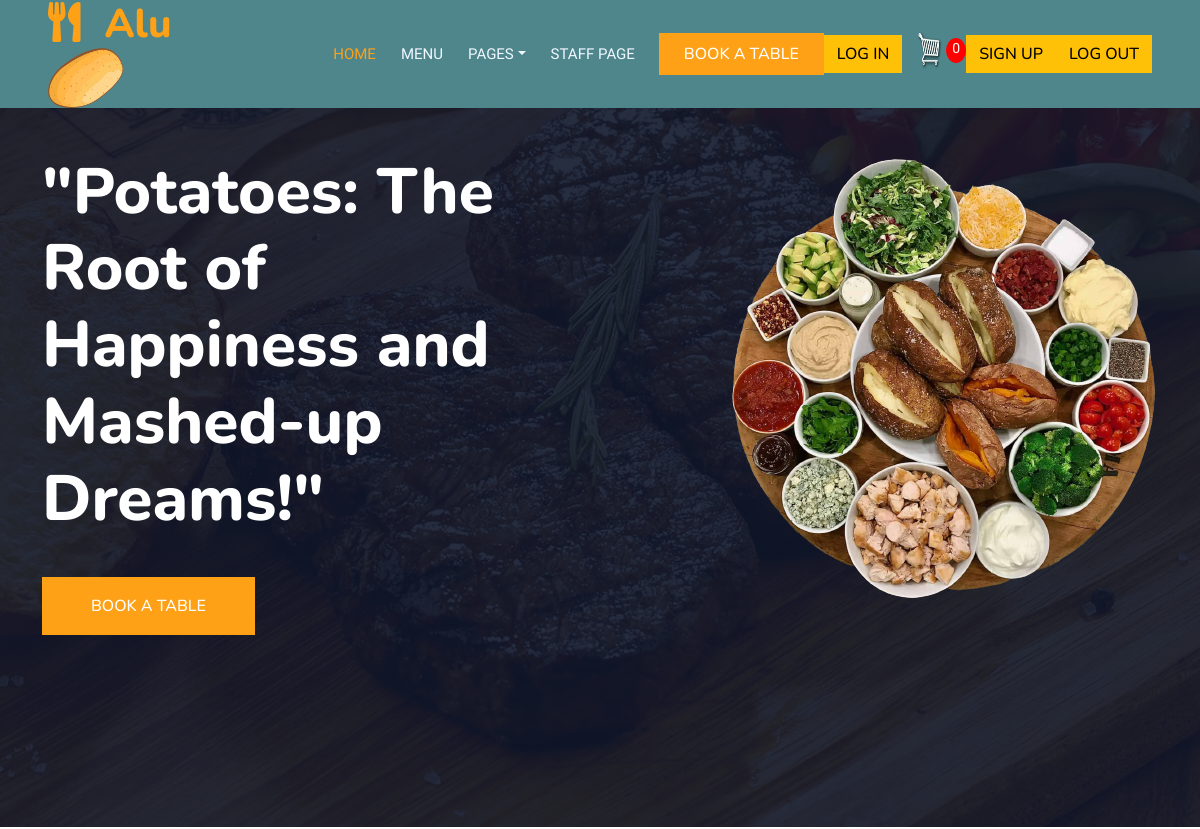
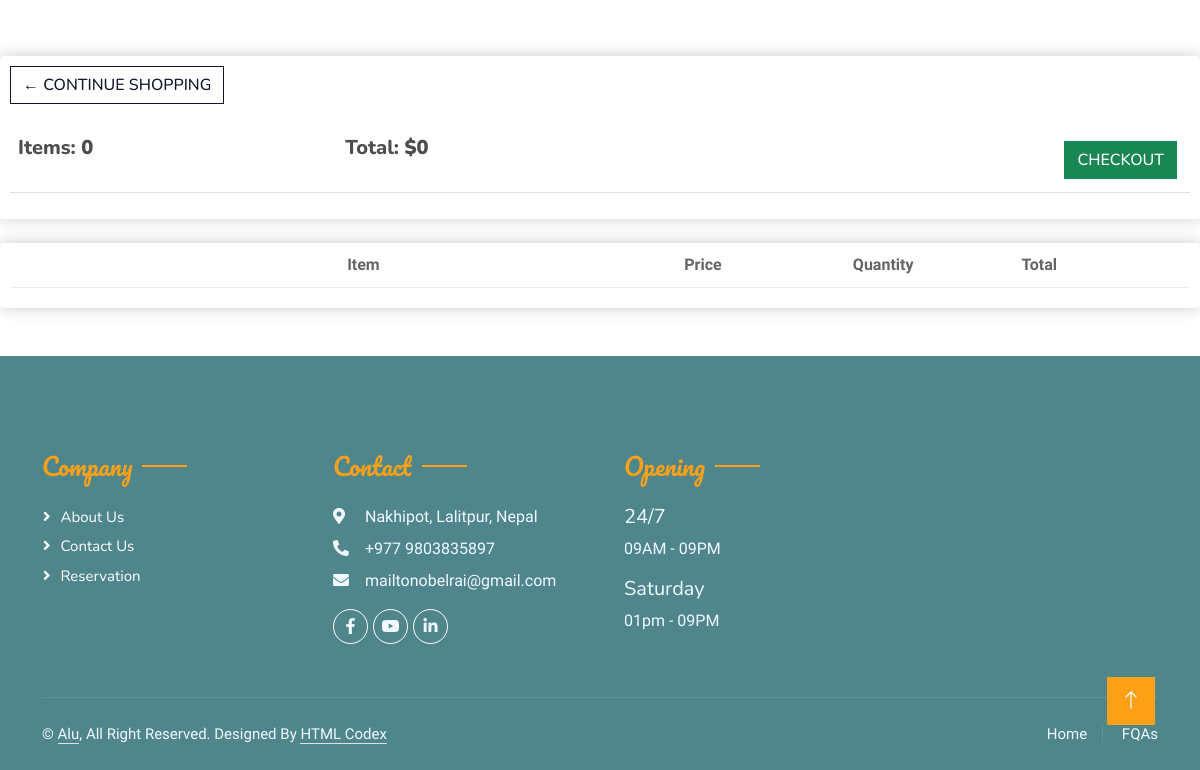
/cart/ (signed in), run on an earlier commit of the app's database (2 pictures, top to bottom).
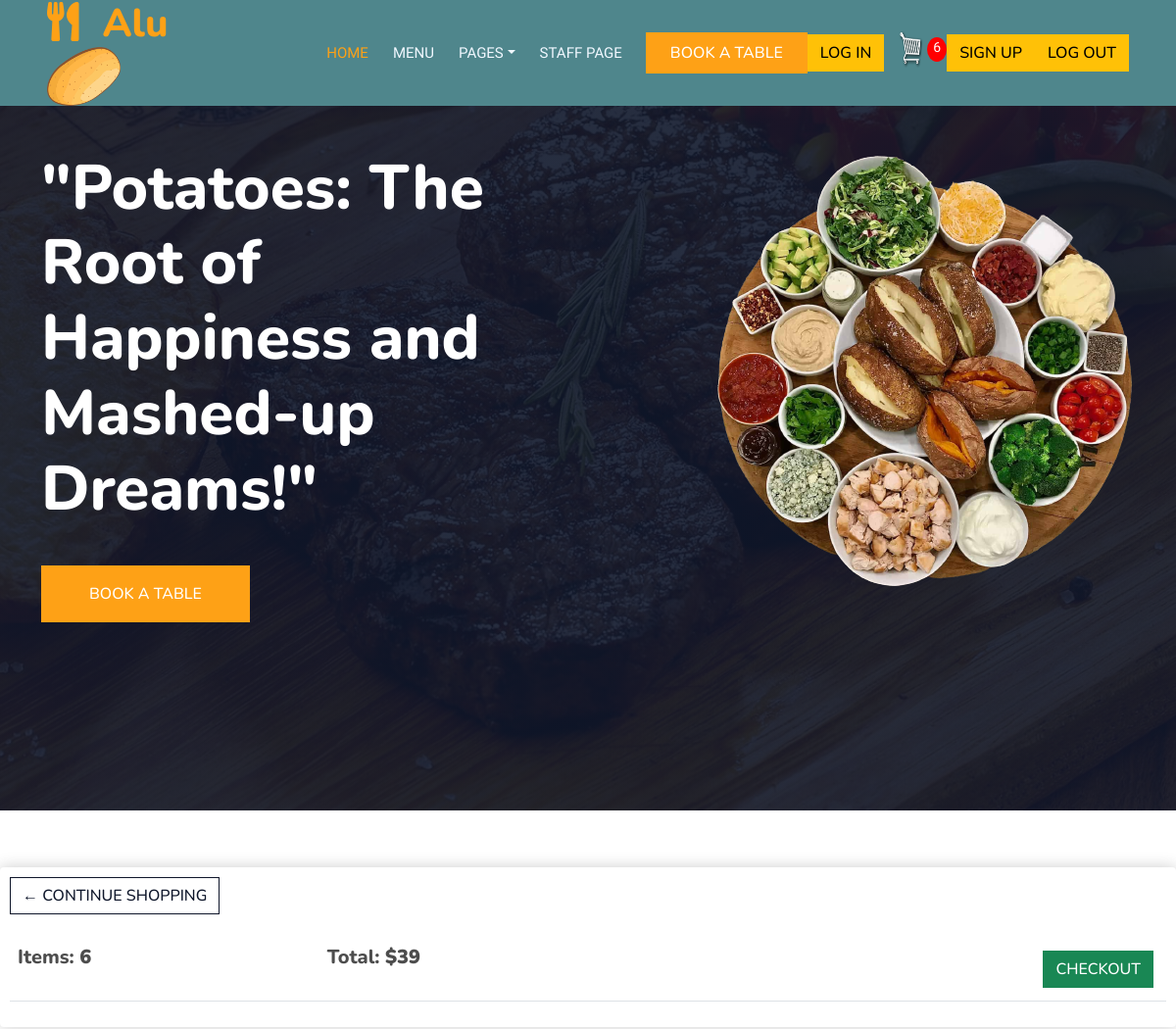
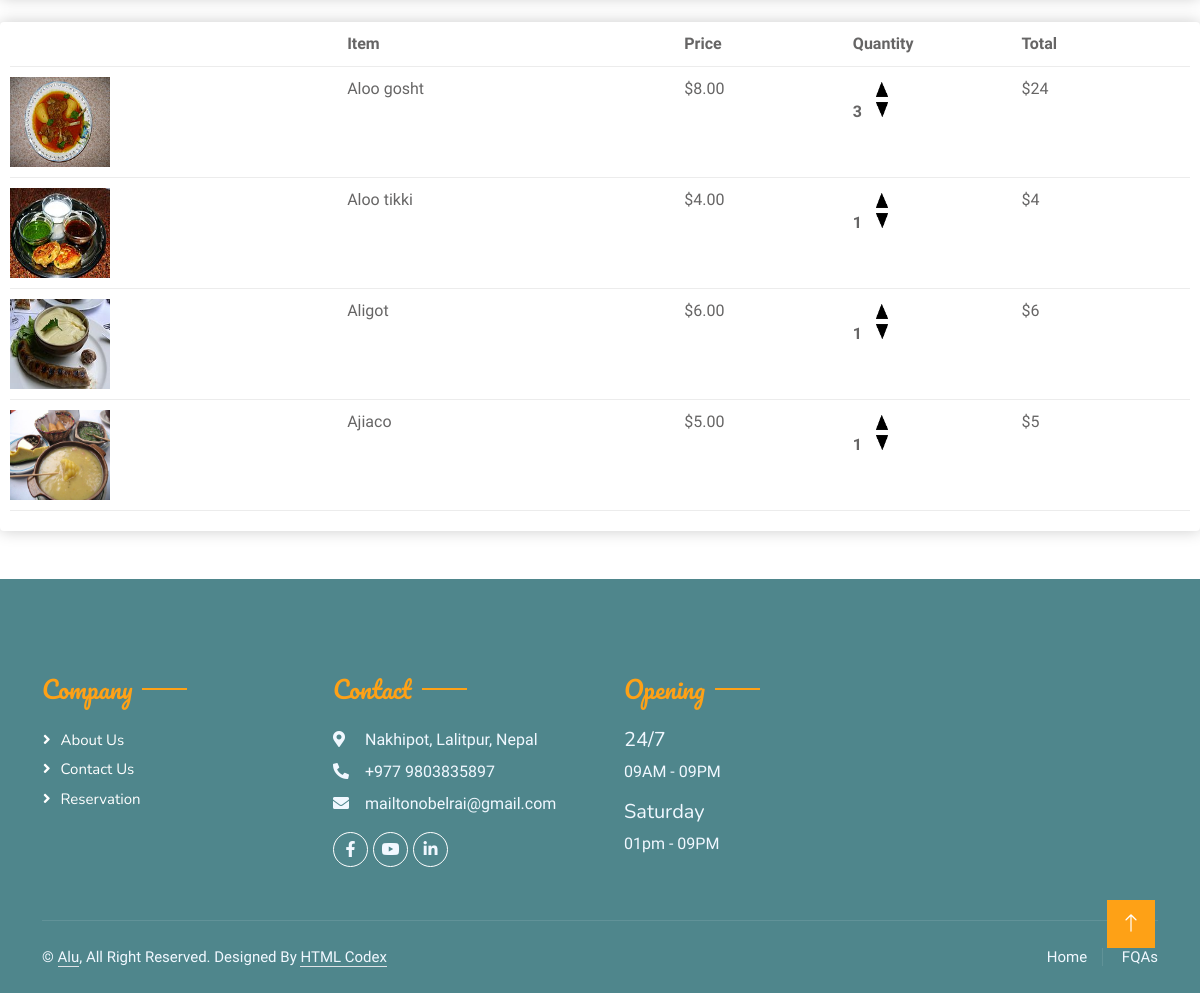
And on a later commit of the database (2 pictures, top to bottom).
### home/models.py (models this page shows, shortened)
class Order(models.Model):
    customer = models.ForeignKey(Customer, on_delete=models.SET_NULL, null=True, blank=True)
    date_ordered = models.DateTimeField(auto_now_add=True)
    complete = models.BooleanField(default=False)
    transaction_id = models.CharField(max_length=100, null=True)
    @property
    def get_cart_total(self):
        order_items = self.orderitem_set.all()
        total = sum([item.get_total for item in order_items])
        return total
    @property
    def get_cart_items(self):
        order_items = self.orderitem_set.all()
        total = sum([item.quantity for item in order_items])
        return total

class OrderItem(models.Model):
    product = models.ForeignKey(Items, on_delete=models.SET_NULL, blank=True, null=True)
    order = models.ForeignKey(Order, on_delete=models.SET_NULL, null=True, blank=True)
    quantity = models.IntegerField(default=0, null=True, blank=True)
    date_added = models.DateTimeField(auto_now_add=True)
    @property
    def get_total(self):
        return self.quantity * self.product.price

class Items(models.Model):
    name = models.CharField(max_length=20)
    price = models.IntegerField()
    image = models.ImageField(null=True, blank=True, upload_to="images/")
    digital = models.BooleanField(default=False)

### home/views.py (the view, shortened to what this page needs)
# urls.py: path("cart/", cart, name="cart"),
def cart(request):
    if request.user.is_authenticated:
        customer = request.user.customer
        order, created = Order.objects.get_or_create(customer=customer, complete=False)
        items = order.orderitem_set.all()
        cart_items = order.get_cart_items
    context = {"items": items, "order": order, "cart_items":cart_items}
    return render(request, 'cart.html', context)

### template/cart.html
{% extends 'base.html' %}
{% load static %}
{% block myblock %}
    <div class="row">
        <div class="col-lg-12">
            <div class="box-element">
                <a class="btn btn-outline-dark" href="{% url 'menu' %}">&#x2190; Continue Shopping</a><br><br>
                <table class="table">
                    <tr>
                        <th><h5>Items: <strong>{{ order.get_cart_items }}</strong></h5></th>
                        <th><h5>Total: <strong>${{ order.get_cart_total }}</strong></h5></th>
                        <th>
                            <a class="btn btn-success" style="float:
                            right; margin: 5px;" href="{% url 'checkout' %}">
                                Checkout
                            </a>
                        </th>
                    </tr>
                </table>
            </div>
            <br>
            <div class="box-element">
                <div class="cart-row">
                    <div style="flex: 2"></div>
                    <div style="flex: 2"><strong>Item</strong></div>
                    <div style="flex: 1"><strong>Price</strong></div>
                    <div style="flex: 1"><strong>Quantity</strong></div>
                    <div style="flex: 1"><strong>Total</strong></div>
                </div>
                {% for item in items %}
                    <div class="cart-row">
                    {% if item.product.image %}
                        <div style="flex: 2"><img class="row-image" src='{{ item.product.image.url }}' style="height: 90px"></div>
                    {% else %}
                        <div style="flex: 2"><img class="row-image" src='{{ item.product.imageURL }}' style="height: 90px"></div>
                    {% endif %}
                        <div style="flex: 2">{{ item.product.name }}</div>
                        <div style="flex: 1">${{ item.product.price|floatformat:2 }}</div>
                        <div style="flex: 1">
                            <p class="quantity">{{ item.quantity }}</p>
                            <div class="quantity">
                                <img data-product='{{ item.product.id }}' class="chg-quantity update-cart" data-action="add"
                                     src="{% static  'img/arrow-up.png' %} "width="15" height="15">
                                <img data-product='{{ item.product.id }}' class="chg-quantity update-cart" data-action="remove"
                                     src="{% static  'img/arrow-down.png' %}"width="15" height="15">
                            </div>
                        </div>
                        <div style="flex: 1">${{item.get_total }}</div>
                    </div>
                {% endfor %}
            </div>
        </div>
    </div>
{% endblock %}

### template/base.html (shortened to what this page needs)
<!DOCTYPE html>
{% load static %}
<html lang="en">
<head>
    <link rel="stylesheet" href="https://cdn.jsdelivr.net/npm/bootstrap-icons@1.10.5/font/bootstrap-icons.css">
    <link href="https://cdnjs.cloudflare.com/ajax/libs/font-awesome/5.10.0/css/all.min.css" rel="stylesheet">
    <link href="{% static 'lib/animate/animate.min.css' %}" rel="stylesheet">
    <link href="{% static 'lib/owlcarousel/assets/owl.carousel.min.css' %}" rel="stylesheet">
    <link href="{% static 'lib/tempusdominus/css/tempusdominus-bootstrap-4.min.css' %}" rel="stylesheet" />
    <link href="{% static 'css/bootstrap.min.css' %}" type="text/css" rel="stylesheet">
    <link href="{% static 'css/style.css' %}" type="text/css" rel="stylesheet">
        <link href="{% static 'css/main.css' %}" type="text/css" rel="stylesheet">
</head>
<body>
    <div class="container-xxl bg-white p-0">
        <div class="container-xxl position-relative p-0">
            <nav class="navbar navbar-expand-lg navbar-dark bg-dark px-4 px-lg-5 py-3 py-lg-0">
                <a href="" class="navbar-brand p-0">
                    <h1 class="text-primary m-0"><i class="fa fa-utensils me-4"></i>Alu</h1>
                     <img src="{% static 'img/p2.png' %}" alt="Logo">
                </a>
                <div class="collapse navbar-collapse" id="navbarCollapse">
                    <div class="navbar-nav ms-auto py-0 pe-4">
                        <a href="{% url 'index' %}" class="nav-item nav-link active">Home</a>
                        <a href="{% url 'menu' %}" class="nav-item nav-link">Menu</a>
                        <div class="nav-item dropdown">
                            <a href="#" class="nav-link dropdown-toggle" data-bs-toggle="dropdown">Pages</a>
                        </div>
                        <a href="{% url 'staff_page' %}" class="nav-item nav-link">Staff Page</a>
                    </div>
                    <a href="{% url 'booking' %}" class="btn btn-primary py-2 px-4">Book A Table</a>
                    <a href = "{% url 'login' %}" class = "btn btn-warning" style="float: right">Log In</a>
                       <a href="{% url 'cart' %}">
                    <img src="{% static 'img/cart.png' %}" id="cart-icon"width="40" height="40">
                    <p id="cart-total">{{ cart_items }}</p>
                </a>
                    <a href = "{% url 'register' %}" class = "btn btn-warning" style="float: right">Sign up</a>
                    <a href = "{% url 'logout' %}" class = "btn btn-warning" style="float: right">Log Out</a>
                </div>
            </nav>
            <div class="container-xxl py-5 bg-dark hero-header mb-5">
                <div class="container my-5 py-5">
                    <div class="row align-items-center g-5">
                        <div class="col-lg-6 text-center text-lg-start">
                            <h1 class="display-3 text-white animated slideInLeft">"Potatoes: The Root of Happiness and Mashed-up Dreams!"</h1>
                            <p class="text-white animated slideInLeft mb-4 pb-2"> </p>
                            <a href="{% url 'booking' %}" class="btn btn-primary py-sm-3 px-sm-5 me-3 animated slideInLeft">Book A Table</a>
                        </div>
                        <div class="col-lg-6 text-center text-lg-end overflow-hidden">
                            <img class="img-fluid" src="{% static 'img/rp.png' %}" alt="">
                        </div>
                    </div>
                </div>
            </div>
        </div>
{% block myblock %}
{% endblock %}
        <div class="container-fluid bg-dark text-light footer pt-5 mt-5 wow fadeIn" data-wow-delay="0.1s">
            <div class="container py-5">
                <div class="row g-5">
                    <div class="col-lg-3 col-md-6">
                        <h4 class="section-title ff-secondary text-start text-primary fw-normal mb-4">Company</h4>
                        <a class="btn btn-link" href="{% url 'about' %}">About Us</a>
                        <a class="btn btn-link" href="{% url 'contact' %}">Contact Us</a>
                        <a class="btn btn-link" href="{% url 'booking' %}">Reservation</a>
                    </div>
                    <div class="col-lg-3 col-md-6">
                        <h4 class="section-title ff-secondary text-start text-primary fw-normal mb-4">Contact</h4>
                        <p class="mb-2"><i class="fa fa-map-marker-alt me-3"></i> Nakhipot, Lalitpur, Nepal</p>
                        <p class="mb-2"><i class="fa fa-phone-alt me-3"></i>+977 9803835897</p>
                        <p class="mb-2"><i class="fa fa-envelope me-3"></i>mailtonobelrai@gmail.com</p>
                        <div class="d-flex pt-2">
                            <a class="btn btn-outline-light btn-social" href=""><i class="fab fa-facebook-f"></i></a>
                            <a class="btn btn-outline-light btn-social" href=""><i class="fab fa-youtube"></i></a>
                            <a class="btn btn-outline-light btn-social" href=""><i class="fab fa-linkedin-in"></i></a>
                        </div>
                    </div>
                    <div class="col-lg-3 col-md-6">
                        <h4 class="section-title ff-secondary text-start text-primary fw-normal mb-4">Opening</h4>
                        <h5 class="text-light fw-normal">24/7</h5>
                        <p>09AM - 09PM</p>
                        <h5 class="text-light fw-normal">Saturday</h5>
                        <p>01pm - 09PM</p>
                    </div>
                </div>
            </div>
            <div class="container">
                <div class="copyright">
                    <div class="row">
                        <div class="col-md-6 text-center text-md-start mb-3 mb-md-0">
                            &copy; <a class="border-bottom" href="#">Alu</a>, All Right Reserved.
							Designed By <a class="border-bottom" href="https://htmlcodex.com">HTML Codex</a>
                        </div>
                        <div class="col-md-6 text-center text-md-end">
                            <div class="footer-menu">
                                <a href="{% url 'index' %}">Home</a>
                                <a href="{% url 'contact' %}">FQAs</a>
                            </div>
                        </div>
                    </div>
                </div>
            </div>
        </div>
        <a href="#" class="btn btn-lg btn-primary btn-lg-square back-to-top"><i class="bi bi-arrow-up"></i></a>
    </div>
</body>
</html>

### static/css/style.css (style rules this page uses)
:root { --primary: #FEA116; --light: #F1F8FF; --dark: #0F172B; }
.ff-secondary { font-family: 'Pacifico', cursive; }
.back-to-top { position: fixed; display: none; right: 45px; bottom: 45px; z-index: 99; }
.btn { font-family: 'Nunito', sans-serif; font-weight: 500; text-transform: uppercase; transition: .5s; }
.btn.btn-primary, .btn.btn-secondary { color: #FFFFFF; }
.btn-lg-square { width: 48px; height: 48px; }
.btn-square, .btn-sm-square, .btn-lg-square { padding: 0; display: flex; align-items: center; justify-content: center; font-weight: normal; border-radius: 2px; }
.navbar-dark .navbar-nav .nav-link { position: relative; margin-left: 25px; padding: 35px 0; font-size: 15px; color: var(--light) !important; text-transform: uppercase; font-weight: 500; outline: none; transition: .5s; }
.navbar-dark .navbar-nav .nav-link:hover, .navbar-dark .navbar-nav .nav-link.active { color: var(--primary) !important; }
.navbar-dark .navbar-brand img { max-height: 60px; transition: .5s; }
@media (min-width: 992px) { .navbar-dark { position: absolute; width: 100%; top: 0; left: 0; z-index: 999; background: transparent !important; } }
.hero-header { background: linear-gradient(rgba(15, 23, 43, .9), rgba(15, 23, 43, .9)), url(../img/bg-hero.jpg); background-position: center center; background-repeat: no-repeat; background-size: cover; }
.hero-header img { animation: imgRotate 50s linear infinite; }
.section-title { position: relative; display: inline-block; }
.section-title::before { position: absolute; content: ""; width: 45px; height: 2px; top: 50%; left: -55px; margin-top: -1px; background: var(--primary); }
.section-title::after { position: absolute; content: ""; width: 45px; height: 2px; top: 50%; right: -55px; margin-top: -1px; background: var(--primary); }
.section-title.text-start::before, .section-title.text-end::after { display: none; }
.footer .btn.btn-social { margin-right: 5px; width: 35px; height: 35px; display: flex; align-items: center; justify-content: center; color: var(--light); border: 1px solid #FFFFFF; border-radius: 35px; transition: .3s; }
.footer .btn.btn-link { display: block; margin-bottom: 5px; padding: 0; text-align: left; color: #FFFFFF; font-size: 15px; font-weight: normal; text-transform: capitalize; transition: .3s; }
.footer .btn.btn-link::before { position: relative; content: "\f105"; font-family: "Font Awesome 5 Free"; font-weight: 900; margin-right: 10px; }
.footer .copyright { padding: 25px 0; font-size: 15px; border-top: 1px solid rgba(256, 256, 256, .1); }
.footer .copyright a { color: var(--light); }
.footer .footer-menu a { margin-right: 15px; padding-right: 15px; border-right: 1px solid rgba(255, 255, 255, .1); }
.footer .footer-menu a:last-child { margin-right: 0; padding-right: 0; border-right: none; }

### static/css/main.css (style rules this page uses)
body { background-color: hsl(0, 0%, 98%); }
h1,h2,h3,h4,h5,h6 { color:hsl(0, 0%, 30%); }
.box-element { box-shadow:hsl(0, 0%, 80%) 0 0 16px; background-color: #fff; border-radius: 4px; padding: 10px; }
.bg-dark { background-color: #4f868c!important; }
#cart-icon { width:25px; display: inline-block; margin-left: 15px; }
#cart-total { display: inline-block; text-align: center; color:#fff; background-color: red; width: 20px; height: 25px; border-radius: 50%; font-size: 14px; }
.col-lg-4, .col-lg-6, .col-lg-8, .col-lg-12 { margin-top: 10px; }
.btn { border-radius: 0; }
.row-image { width: 100px; }
.cart-row { display: flex; align-items: flex-stretch; padding-bottom: 10px; margin-bottom: 10px; border-bottom: 1px solid #ececec; }
.quantity { display: inline-block; font-weight: 700; padding-right:10px; }
.chg-quantity { width: 12px; cursor: pointer; display: block; margin-top: 5px; transition:.1s; }

What changed in the data, as far as the page shows it:
computed for Order: get_cart_items "0" → "6"; get_cart_total "0" → "39"
added OrderItem: product.image (picture), product.name "Aloo gosht", product.price "8.00", quantity "3", get_total "24"
added OrderItem: product.image (picture), product.name "Aloo tikki", product.price "4.00", quantity "1", get_total "4"
added OrderItem: product.image (picture), product.name "Aligot", product.price "6.00", quantity "1", get_total "6"
added OrderItem: product.image (picture), product.name "Ajiaco", product.price "5.00", quantity "1", get_total "5"
Also different on the page:
{{ cart_items }}: "0" → "6"
